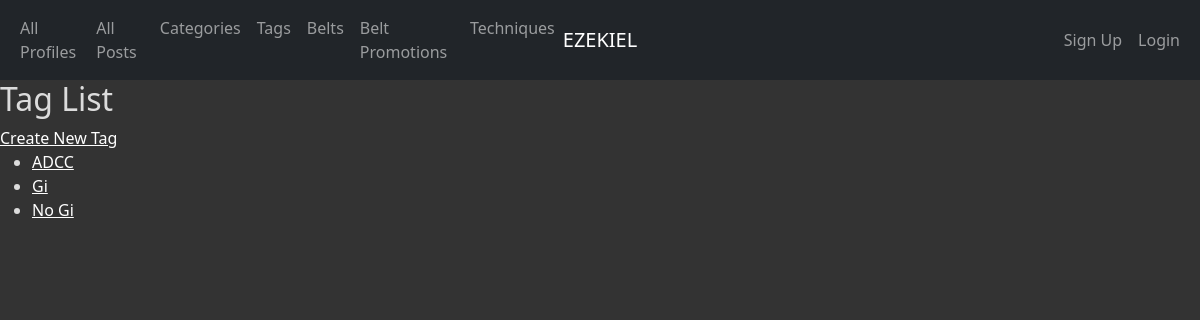
The app's page /tags/ with its own data.
### app_info/models.py (models this page shows)
class Tag(models.Model):
    tag_id = models.AutoField(primary_key=True)
    name = models.CharField(max_length=45)
    def __str__(self):
        return '%s' % (self.name)
    def get_absolute_url(self):
        return reverse('app_info_tag_detail_urlpattern',
                       kwargs={'pk': self.pk}
                       )
    class Meta:
        ordering = ['name']

### app_info/views.py (the view)
class TagList(ListView):
    model = Tag

### app_info/templates/app_info/tag_list.html (shortened to what this page needs)
{% extends 'app_info/base.html' %}
{% block content %}
<h2>Tag List</h2>
{% block create_button %}
    <a
            href="{% url 'app_info_tag_create_urlpattern' %}"
            class="button button-primary">
        Create New Tag</a>
{% endblock %}
<ul>
    {% for tag in tag_list %}
    <li>
        <a href="{{ tag.get_absolute_url }}">{{ tag }}</a>
    </li>
    {% empty %}
    <li><em>There are currently no tags available</em></li>
    {% endfor %}
</ul>
{% endblock %}

### static/app_info/cover.css (style rules this page uses)
a, a:focus, a:hover { color: #fff; }
html, body { height: 100%; background-color: #333; }
div, h2, h3, em, li, span, label, td, th { color: gainsboro; }

### records on screen
Tag: name "ADCC"
Tag: name "Gi"
Tag: name "No Gi"
